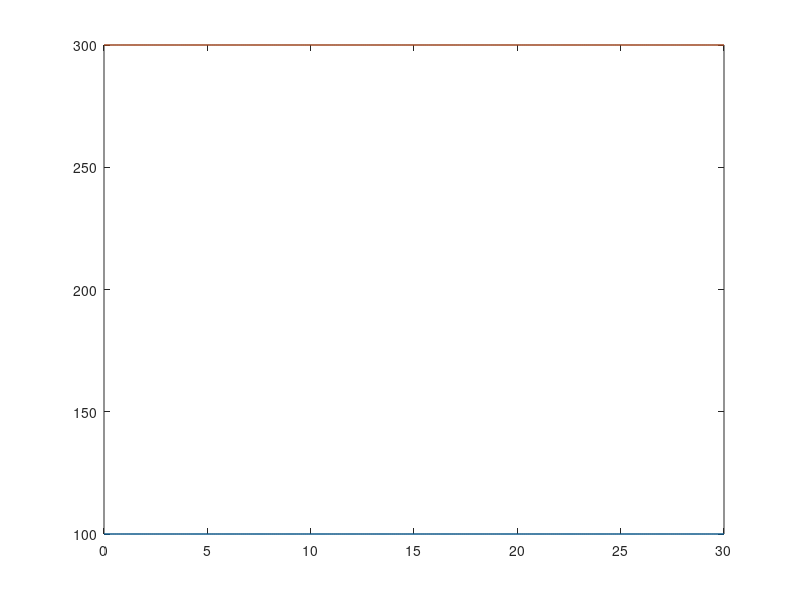

This figure's MATLAB source:
Rf=30;
Ri=15;
t=0:0.1:30;
vin=(ones(size(t))*100); %consider 100 is constant dc supply
vout=(1+Rf/Ri).*vin;
plot(t,vin)
hold on
plot(t,vout)
